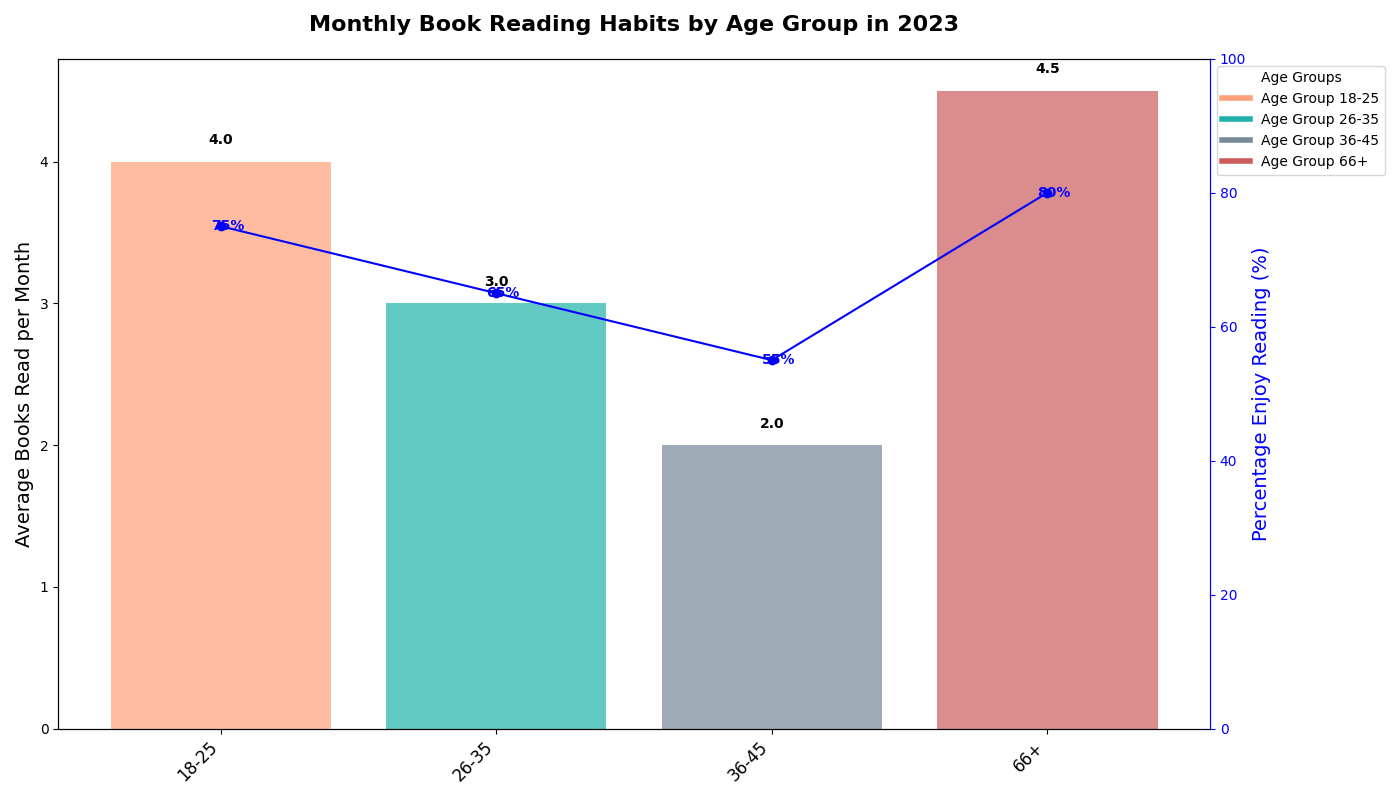

This chart was generated by the following Python code:
import matplotlib.pyplot as plt
import numpy as np

# Age groups and their average books read per month
age_groups = ['18-25', '26-35', '36-45', '66+']
avg_books_read = [4, 3, 2, 4.5]  # Average books read per month

# Percentage of people in each age group who enjoy reading
enjoy_reading_percentages = [75, 65, 55, 80]  # in %

# Colors for the bars
colors = ['#FFA07A', '#20B2AA', '#778899', '#CD5C5C']

# Create positions for the bars
positions = np.arange(len(age_groups))

# Create the figure and a set of subplots
fig, ax1 = plt.subplots(figsize=(14, 8))

# Plot bar chart for average books read per month
bars = ax1.bar(positions, avg_books_read, color=colors, alpha=0.7)
ax1.set_xticks(positions)
ax1.set_xticklabels(age_groups, fontsize=12, rotation=45, ha='right')
ax1.set_ylabel('Average Books Read per Month', fontsize=14, color='black')
ax1.set_title('Monthly Book Reading Habits by Age Group in 2023', fontsize=16, fontweight='bold', pad=20)

# Annotate each bar with its value
for bar in bars:
    yval = bar.get_height()
    ax1.text(bar.get_x() + bar.get_width()/2, yval + 0.1, f'{yval:.1f}', ha='center', va='bottom', fontweight='bold')

# Secondary y-axis for percentage of people who enjoy reading
ax2 = ax1.twinx()
ax2.set_ylabel('Percentage Enjoy Reading (%)', fontsize=14, color='blue')
ax2.plot(positions, enjoy_reading_percentages, color='blue', linestyle='-', marker='o')
ax2.set_ylim(0, 100)
ax2.tick_params(axis='y', colors='blue')
ax2.spines['right'].set_color('blue')

# Annotate each point with the percentage value
for i, (pos, percent) in enumerate(zip(positions, enjoy_reading_percentages)):
    ax2.annotate(f'{percent}%', xy=(pos, percent), xytext=(5, -5), textcoords='offset points', ha='center', va='bottom', color='blue', fontsize=10, fontweight='bold')

# Adding a legend
age_group_legend = [plt.Line2D([0], [0], color=color, lw=4, label=f'Age Group {age}') for color, age in zip(colors, age_groups)]
ax1.legend(handles=age_group_legend, loc='upper left', bbox_to_anchor=(1, 1), title='Age Groups')

# Automatically adjust the layout to prevent overlap
plt.tight_layout()

# Display the chart
plt.show()
